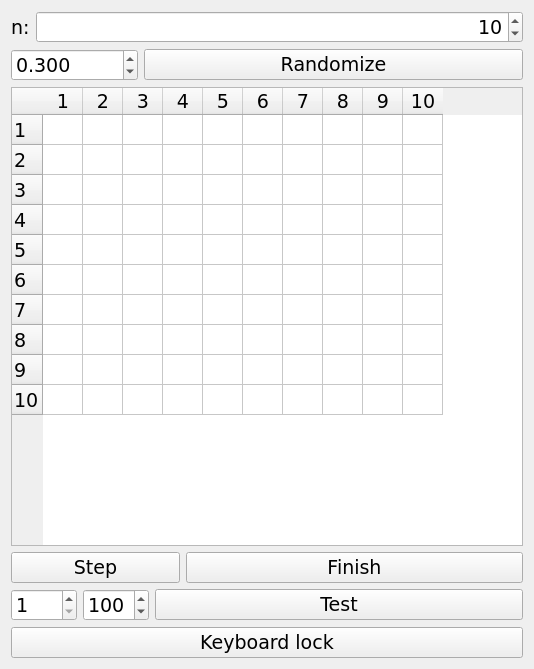
<?xml version="1.0" encoding="UTF-8"?>
<ui version="4.0">
 <class>guiClass</class>
 <widget class="QWidget" name="guiClass">
  <property name="geometry">
   <rect>
    <x>0</x>
    <y>0</y>
    <width>534</width>
    <height>669</height>
   </rect>
  </property>
  <property name="font">
   <font>
    <family>Verdana</family>
    <pointsize>14</pointsize>
   </font>
  </property>
  <property name="windowTitle">
   <string>Lab4</string>
  </property>
  <layout class="QHBoxLayout" name="horizontalLayout_2">
   <item>
    <layout class="QVBoxLayout" name="verticalLayout" stretch="0,0,1,0,0,0">
     <item>
      <layout class="QHBoxLayout" name="horizontalLayout" stretch="0,1">
       <item>
        <widget class="QLabel" name="label">
         <property name="text">
          <string>n:</string>
         </property>
        </widget>
       </item>
       <item>
        <widget class="QSpinBox" name="n">
         <property name="alignment">
          <set>Qt::AlignRight|Qt::AlignTrailing|Qt::AlignVCenter</set>
         </property>
         <property name="minimum">
          <number>1</number>
         </property>
         <property name="maximum">
          <number>100</number>
         </property>
         <property name="value">
          <number>10</number>
         </property>
        </widget>
       </item>
      </layout>
     </item>
     <item>
      <layout class="QHBoxLayout" name="horizontalLayout_3" stretch="1,3">
       <item>
        <widget class="QDoubleSpinBox" name="percent">
         <property name="decimals">
          <number>3</number>
         </property>
         <property name="minimum">
          <double>0.001000000000000</double>
         </property>
         <property name="maximum">
          <double>1.000000000000000</double>
         </property>
         <property name="singleStep">
          <double>0.100000000000000</double>
         </property>
         <property name="value">
          <double>0.300000000000000</double>
         </property>
        </widget>
       </item>
       <item>
        <widget class="QPushButton" name="randomize">
         <property name="text">
          <string>Randomize</string>
         </property>
        </widget>
       </item>
      </layout>
     </item>
     <item>
      <widget class="QTableWidget" name="matrix">
       <property name="font">
        <font>
         <family>Verdana</family>
         <pointsize>14</pointsize>
        </font>
       </property>
       <property name="editTriggers">
        <set>QAbstractItemView::NoEditTriggers</set>
       </property>
       <property name="dragDropOverwriteMode">
        <bool>false</bool>
       </property>
       <property name="cornerButtonEnabled">
        <bool>true</bool>
       </property>
       <property name="rowCount">
        <number>10</number>
       </property>
       <property name="columnCount">
        <number>10</number>
       </property>
       <attribute name="horizontalHeaderVisible">
        <bool>true</bool>
       </attribute>
       <attribute name="horizontalHeaderDefaultSectionSize">
        <number>31</number>
       </attribute>
       <attribute name="horizontalHeaderMinimumSectionSize">
        <number>31</number>
       </attribute>
       <row/>
       <row/>
       <row/>
       <row/>
       <row/>
       <row/>
       <row/>
       <row/>
       <row/>
       <row/>
       <column/>
       <column/>
       <column/>
       <column/>
       <column/>
       <column/>
       <column/>
       <column/>
       <column/>
       <column/>
      </widget>
     </item>
     <item>
      <layout class="QHBoxLayout" name="horizontalLayout_4" stretch="2,4">
       <item>
        <widget class="QPushButton" name="step">
         <property name="text">
          <string>Step</string>
         </property>
        </widget>
       </item>
       <item>
        <widget class="QPushButton" name="finish">
         <property name="text">
          <string>Finish</string>
         </property>
        </widget>
       </item>
      </layout>
     </item>
     <item>
      <layout class="QHBoxLayout" name="horizontalLayout_5" stretch="0,0,1">
       <item>
        <widget class="QSpinBox" name="from">
         <property name="minimum">
          <number>1</number>
         </property>
         <property name="maximum">
          <number>999</number>
         </property>
        </widget>
       </item>
       <item>
        <widget class="QSpinBox" name="to">
         <property name="minimum">
          <number>1</number>
         </property>
         <property name="maximum">
          <number>999</number>
         </property>
         <property name="value">
          <number>100</number>
         </property>
        </widget>
       </item>
       <item>
        <widget class="QPushButton" name="test">
         <property name="text">
          <string>Test</string>
         </property>
        </widget>
       </item>
      </layout>
     </item>
     <item>
      <widget class="QPushButton" name="key_lock">
       <property name="text">
        <string>Keyboard lock</string>
       </property>
       <property name="checkable">
        <bool>true</bool>
       </property>
      </widget>
     </item>
    </layout>
   </item>
  </layout>
 </widget>
 <layoutdefault spacing="6" margin="11"/>
 <resources>
  <include location="gui.qrc"/>
 </resources>
 <connections/>
</ui>
